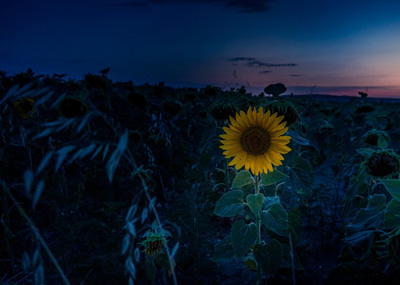
#> input picture OpenCV/ch06/images/low.jpg, 400 x 285 px
$ python 12.task2.py
#> lines starting #> are read from the running program, lines starting #| are printed output that depends on the picture
import cv2

image = cv2.imread("images/low.jpg", cv2.IMREAD_COLOR)
#> image is the input picture: shape (285, 400, 3); mean B, G, R 44.4, 27, 11.6
if image is None:
    raise Exception("영상 파일 읽기 오류")

hsv = cv2.cvtColor(image, cv2.COLOR_BGR2HSV)
#> hsv: shape (285, 400, 3); mean H, S, V 104.1, 216.9, 47.2
h, s, v = cv2.split(hsv)
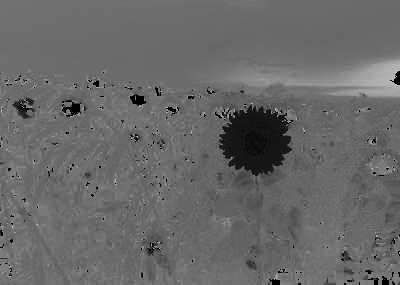
#> h: shape (285, 400); min 0, max 179, mean 104.1
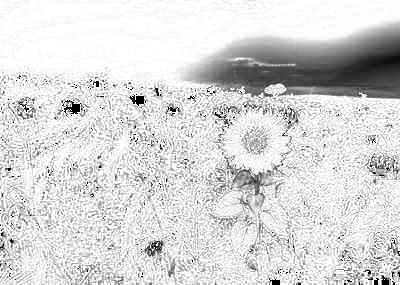
#> s: shape (285, 400); min 0, max 255, mean 216.9
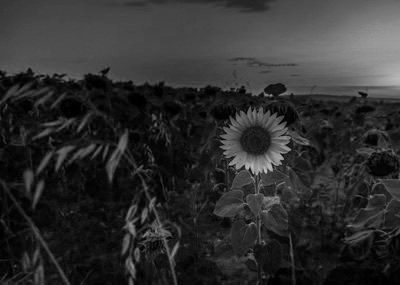
#> v: shape (285, 400); min 0, max 198, mean 47.2
equalized_image = cv2.equalizeHist(v)
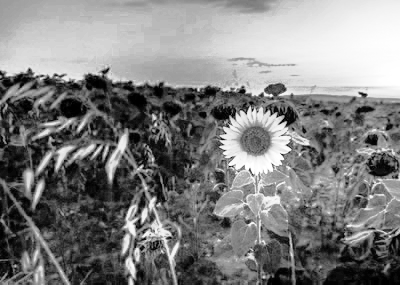
#> equalized_image: shape (285, 400); min 0, max 255, mean 128.5
bright_image = cv2.merge([h, s, equalized_image])
#> bright_image: shape (285, 400, 3); mean H, S, V 104.1, 216.9, 128.5
bright_image = cv2.cvtColor(bright_image, cv2.COLOR_HSV2BGR)
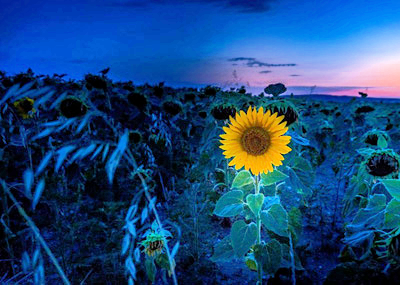
#> bright_image: shape (285, 400, 3); mean B, G, R 122, 71.7, 27.5

cv2.imshow("Origin Image", image)
cv2.imshow('Corrected Image', bright_image)

cv2.waitKey(0)
